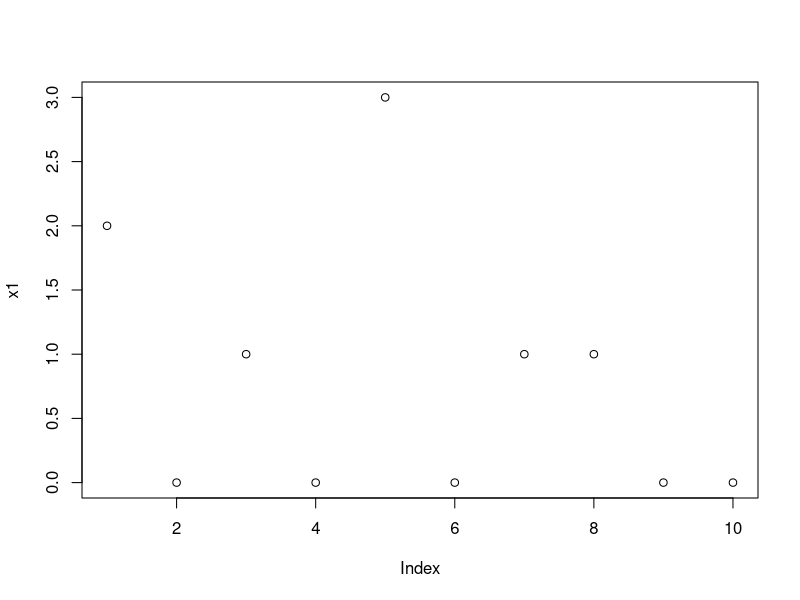
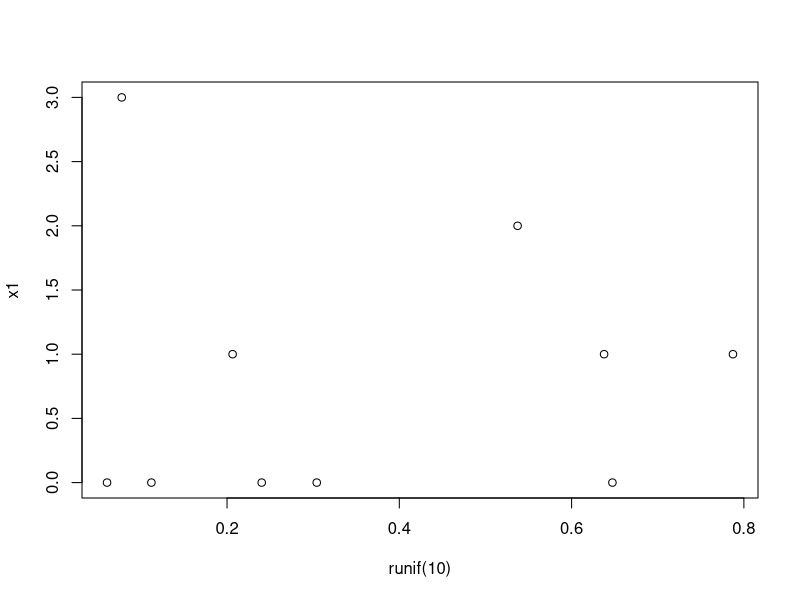
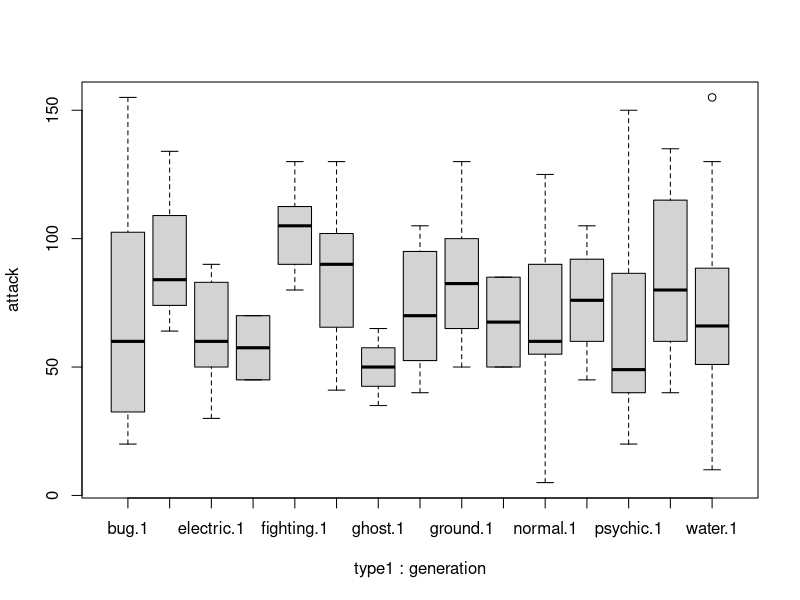
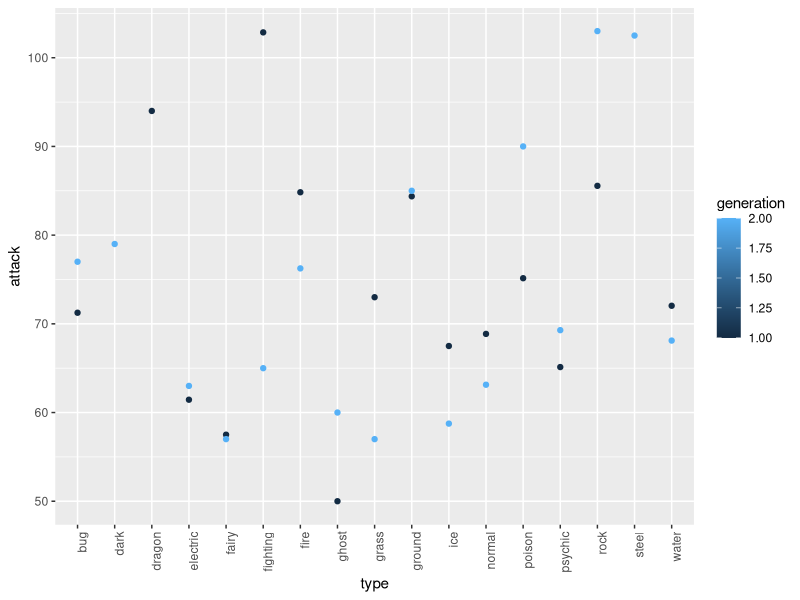

These charts were generated, in order, by the following R code:
## ---- chunk 1
knitr::opts_chunk$set(echo = TRUE)
## ---- chunk 2
x1 <- rpois(10, lambda = 1) 

length(x1)

x1 

x1 + 1 

x1 ^ 2 
## ---- chunk 3
x2 <- rexp(20)
x2
## ---- chunk 4
plot(x1)
## ---- chunk 5
plot(runif(10), x1)
## ---- chunk 6
x3 <- letters[10]
x3
## ---- chunk 7
list1 <- list(x1, x2, x3) 
## ---- chunk 8
lapply(list1[-3], mean) 

lapply(list1[-3], function(x) sum(x^2)) 
## ---- chunk 9
pokemon <- read.csv("pokemon.csv", header = T, stringsAsFactors = F)
head(pokemon)
## ---- chunk 10
colnames(pokemon)
## ---- chunk 11
pokemon2 <- pokemon[, c("type1", "name", "is_legendary", "generation", "evolution_stage", "attack", "defense", "speed", "sp_attack", "sp_defense")] 
## ---- chunk 12
head(pokemon[, c(37, 31, 41)])
## ---- chunk 13
head(pokemon[, c(T, T, F, T)])
## ---- chunk 14
pokemon_first_2_gen <- subset(pokemon2, pokemon2$generation %in% c(1, 2)) 

unique(pokemon_first_2_gen$generation)
## ---- chunk 15
pokemon_stats <- aggregate(cbind(attack, defense, speed, sp_attack, sp_defense) ~ type1 + generation, data = pokemon_first_2_gen, mean)
pokemon_stats
## ---- chunk 16
boxplot(attack ~ type1 + generation, data = subset(pokemon2, pokemon2$generation == 1)) 
## ---- chunk 17
library(ggplot2)

pokemon_stats$type = as.factor(pokemon_stats$type1)
ggplot(pokemon_stats, aes(type, attack, color = generation)) + 
  geom_point(stat = "identity") +  
  scale_fill_brewer(palette = "Set1") +
  theme(axis.text.x = element_text(angle = 90, hjust = 1))
## ---- chunk 18
library(dplyr)
pkmn_stats_tidy <- pokemon_first_2_gen %>% 
  filter(generation == 1) %>% 
  group_by(type1) %>% 
  summarize(attack = mean(attack), 
            defense = mean(defense), 
            speed = mean(speed), 
            sp_attack = mean(sp_attack), 
            sp_defense = mean(sp_defense))
pkmn_stats_tidy
## ---- chunk 19
print.data.frame(pkmn_stats_tidy)
## ---- chunk 20
library(data.table) 

pokemon_dt <- fread(file = "pokemon.csv") 
pkmn_stats_dt <- pokemon_dt[generation == 1,  
                             .(attack = mean(attack), 
                                defense = mean(defense), 
                                speed = mean(speed), 
                                sp_attack = mean(sp_attack), 
                                sp_defense = mean(sp_defense)), 
                             by = "type1"][order(type1)] 

pkmn_stats_dt 
